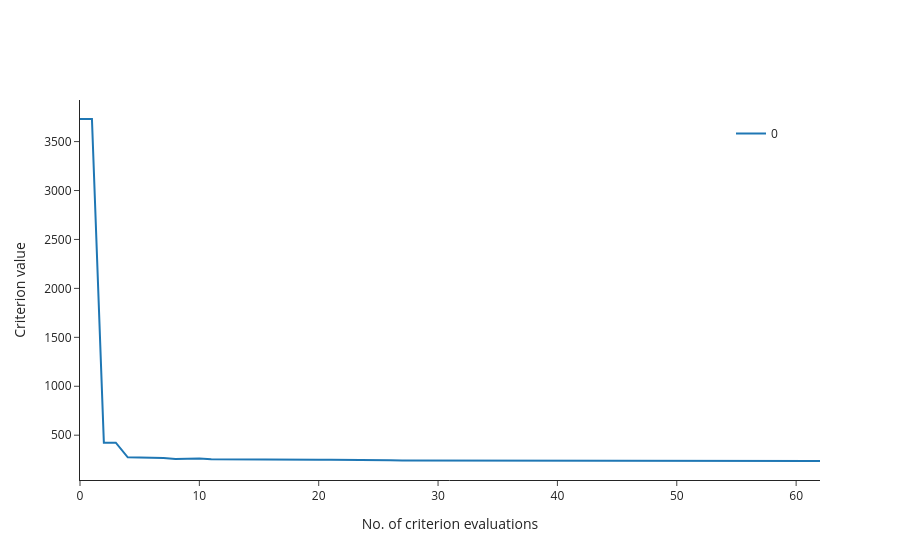

The notebook cell this image was saved under:
### Code cell
fig = om.criterion_plot(res_rd)
fig

### Figure 1 — Plotly figure (JSON) as saved in the notebook; plotly's stock layout.template omitted (floating-point values rounded to 4 significant figures)
{"data": [{"legendgroup": "0", "line": {"color": "#1F77B4"}, "mode": "lines", "name": "0", "showlegend": true, "type": "scatter", "x": [0, 1, 2, 3, 4, 5, 6, 7, 8, 9, 10, 11, 12, 13, 14, 15, 16, 17, 18, 19, 20, 21, 22, 23, 24, 25, 26, 27, 28, 29, 30, 31, 32, 33, 34, 35, 36, 37, 38, 39, 40, 41, 42, 43, 44, 45, 46, 47, 48, 49, 50, 51, 52, 53, 54, 55, 56, 57, 58, 59, 60, 61, 62], "y": [3731.0, 3731.0, 423.8, 423.8, 273.8, 273.8, 266.8, 266.8, 256.2, 256.2, 263.1, 254.1, 254.1, 257.0, 252.7, 252.7, 251.2, 251.2, 251.6, 250.0, 250.0, 249.1, 249.1, 246.5, 246.5, 243.8, 243.8, 241.1, 241.1, 239.6, 239.6, 236.7, 236.7, 236.7, 236.5, 236.5, 236.6, 236.6, 236.4, 236.4, 236.7, 236.4, 236.4, 236.7, 236.4, 236.4, 236.7, 236.4, 236.4, 236.7, 236.4, 236.4, 236.4, 236.4, 236.7, 236.7, 236.4, 236.4, 236.4, 236.4, 236.7, 236.7, 236.7]}], "layout": {"legend": {"x": 0.95, "xanchor": "right", "y": 0.95, "yanchor": "top"}, "margin": {}, "title": {}, "xaxis": {"title": {"text": "No. of criterion evaluations"}}, "yaxis": {"title": {"text": "Criterion value"}}}}
